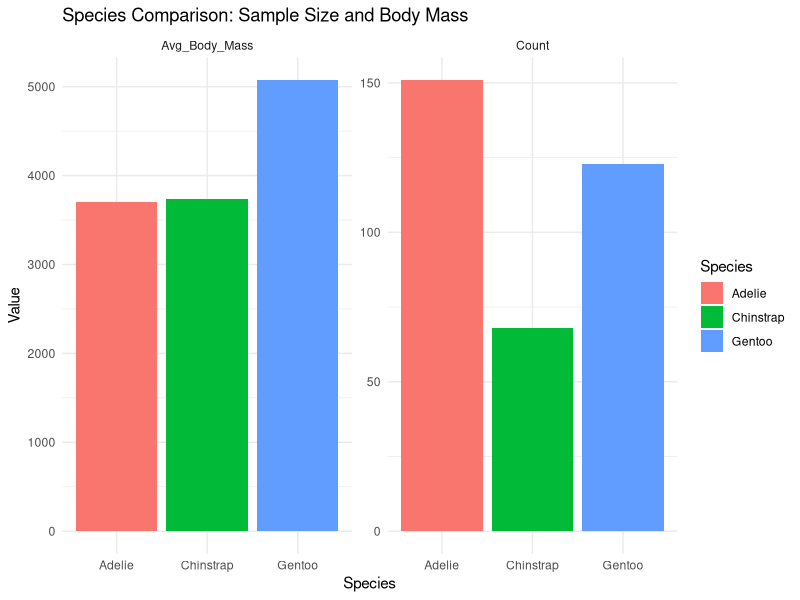

The R source for this figure:
# Project: Finals R Project
# Category: f. Data Science (Script 1)
# Description: Data cleaning - creating clean subsets for all three penguin species

library(palmerpenguins)
library(tidyverse)

# ============================================
# 1. GENTOO SUBSET
# ============================================
gentoo_clean <- penguins %>%
  filter(species == "Gentoo") %>%
  drop_na(body_mass_g, bill_length_mm) %>%
  select(species, island, bill_length_mm, body_mass_g)

# Verify
cat("Gentoo clean rows:", nrow(gentoo_clean), "\n")
summary(gentoo_clean)

# ============================================
# 2. ADELIE SUBSET
# ============================================
adelie_clean <- penguins %>%
  filter(species == "Adelie") %>%
  drop_na(body_mass_g, bill_length_mm) %>%
  select(species, island, bill_length_mm, body_mass_g)

cat("Adelie clean rows:", nrow(adelie_clean), "\n")
summary(adelie_clean)

# ============================================
# 3. CHINSTRAP SUBSET
# ============================================
chinstrap_clean <- penguins %>%
  filter(species == "Chinstrap") %>%
  drop_na(body_mass_g, bill_length_mm) %>%
  select(species, island, bill_length_mm, body_mass_g)

cat("Chinstrap clean rows:", nrow(chinstrap_clean), "\n")
summary(chinstrap_clean)

# ============================================
# 4. COMBINED COMPARISON TABLE
# ============================================
# this will print the count,avg bill length and avg body mass in all species
species_summary <- data.frame(
  Species = c("Adelie", "Chinstrap", "Gentoo"),
  Count = c(nrow(adelie_clean), nrow(chinstrap_clean), nrow(gentoo_clean)),
  Avg_Bill_Length = c(
    mean(adelie_clean$bill_length_mm),
    mean(chinstrap_clean$bill_length_mm),
    mean(gentoo_clean$bill_length_mm)
  ),
  Avg_Body_Mass = c(
    mean(adelie_clean$body_mass_g),
    mean(chinstrap_clean$body_mass_g),
    mean(gentoo_clean$body_mass_g)
  )
)

print(species_summary)

#==========================================
# PLOT VISUALIZATION
#==========================================
# this will display the avg body mass and count, of each species
# reshape data for ggplot (long format)
library(tidyr)

species_long <- species_summary %>%
  pivot_longer(cols = c(Count, Avg_Body_Mass),
               names_to = "Metric",
               values_to = "Value")

ggplot(species_long, aes(x = Species, y = Value, fill = Species)) +
  geom_col() +
  facet_wrap(~ Metric, scales = "free_y") +
  labs(title = "Species Comparison: Sample Size and Body Mass") +
  theme_minimal()
